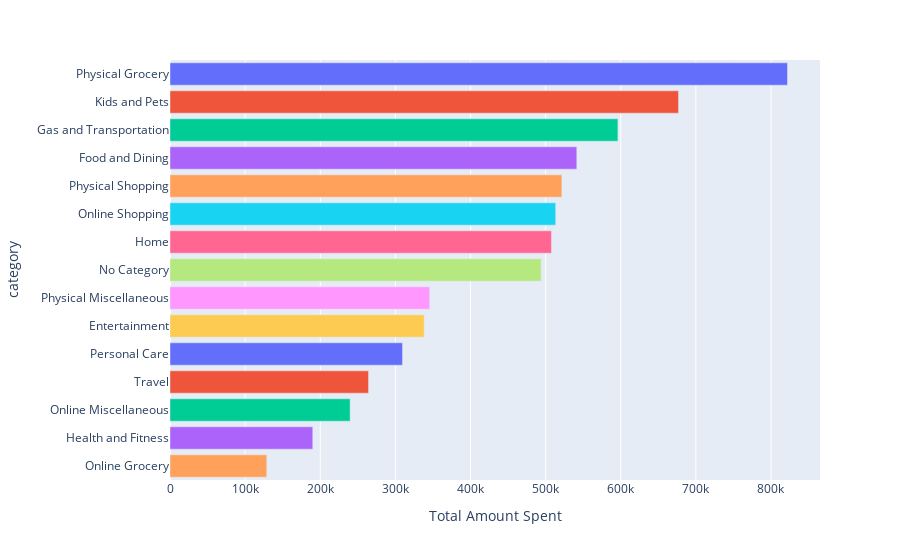

This figure's notebook cell:
### Code cell
cat_sum = df.groupby('category')['amt'].sum().sort_values(ascending=False).to_frame("total").reset_index()
cat_sum['category'] = cat_sum['category'].map(category_names)

fig = px.bar(cat_sum, x='total', y='category', color='category',
             labels={"total": "Total Amount Spent"})
fig.update_layout(showlegend=False)
fig.show()

### Figure 1 — Plotly figure (JSON) as saved in the notebook; plotly's stock layout.template omitted (floating-point values rounded to 4 significant figures)
{"data": [{"alignmentgroup": "True", "hovertemplate": "category=%{y}<br>Total Amount Spent=%{x}<extra></extra>", "legendgroup": "Physical Grocery", "marker": {"color": "#636efa", "pattern": {"shape": ""}}, "name": "Physical Grocery", "offsetgroup": "Physical Grocery", "orientation": "h", "showlegend": true, "textposition": "auto", "type": "bar", "x": [822000.0], "xaxis": "x", "y": ["Physical Grocery"], "yaxis": "y"}, {"alignmentgroup": "True", "hovertemplate": "category=%{y}<br>Total Amount Spent=%{x}<extra></extra>", "legendgroup": "Kids and Pets", "marker": {"color": "#EF553B", "pattern": {"shape": ""}}, "name": "Kids and Pets", "offsetgroup": "Kids and Pets", "orientation": "h", "showlegend": true, "textposition": "auto", "type": "bar", "x": [676900.0], "xaxis": "x", "y": ["Kids and Pets"], "yaxis": "y"}, {"alignmentgroup": "True", "hovertemplate": "category=%{y}<br>Total Amount Spent=%{x}<extra></extra>", "legendgroup": "Gas and Transportation", "marker": {"color": "#00cc96", "pattern": {"shape": ""}}, "name": "Gas and Transportation", "offsetgroup": "Gas and Transportation", "orientation": "h", "showlegend": true, "textposition": "auto", "type": "bar", "x": [596300.0], "xaxis": "x", "y": ["Gas and Transportation"], "yaxis": "y"}, {"alignmentgroup": "True", "hovertemplate": "category=%{y}<br>Total Amount Spent=%{x}<extra></extra>", "legendgroup": "Food and Dining", "marker": {"color": "#ab63fa", "pattern": {"shape": ""}}, "name": "Food and Dining", "offsetgroup": "Food and Dining", "orientation": "h", "showlegend": true, "textposition": "auto", "type": "bar", "x": [541500.0], "xaxis": "x", "y": ["Food and Dining"], "yaxis": "y"}, {"alignmentgroup": "True", "hovertemplate": "category=%{y}<br>Total Amount Spent=%{x}<extra></extra>", "legendgroup": "Physical Shopping", "marker": {"color": "#FFA15A", "pattern": {"shape": ""}}, "name": "Physical Shopping", "offsetgroup": "Physical Shopping", "orientation": "h", "showlegend": true, "textposition": "auto", "type": "bar", "x": [521600.0], "xaxis": "x", "y": ["Physical Shopping"], "yaxis": "y"}, {"alignmentgroup": "True", "hovertemplate": "category=%{y}<br>Total Amount Spent=%{x}<extra></extra>", "legendgroup": "Online Shopping", "marker": {"color": "#19d3f3", "pattern": {"shape": ""}}, "name": "Online Shopping", "offsetgroup": "Online Shopping", "orientation": "h", "showlegend": true, "textposition": "auto", "type": "bar", "x": [513400.0], "xaxis": "x", "y": ["Online Shopping"], "yaxis": "y"}, {"alignmentgroup": "True", "hovertemplate": "category=%{y}<br>Total Amount Spent=%{x}<extra></extra>", "legendgroup": "Home", "marker": {"color": "#FF6692", "pattern": {"shape": ""}}, "name": "Home", "offsetgroup": "Home", "orientation": "h", "showlegend": true, "textposition": "auto", "type": "bar", "x": [507800.0], "xaxis": "x", "y": ["Home"], "yaxis": "y"}, {"alignmentgroup": "True", "hovertemplate": "category=%{y}<br>Total Amount Spent=%{x}<extra></extra>", "legendgroup": "No Category", "marker": {"color": "#B6E880", "pattern": {"shape": ""}}, "name": "No Category", "offsetgroup": "No Category", "orientation": "h", "showlegend": true, "textposition": "auto", "type": "bar", "x": [494000.0], "xaxis": "x", "y": ["No Category"], "yaxis": "y"}, {"alignmentgroup": "True", "hovertemplate": "category=%{y}<br>Total Amount Spent=%{x}<extra></extra>", "legendgroup": "Physical Miscellaneous", "marker": {"color": "#FF97FF", "pattern": {"shape": ""}}, "name": "Physical Miscellaneous", "offsetgroup": "Physical Miscellaneous", "orientation": "h", "showlegend": true, "textposition": "auto", "type": "bar", "x": [345700.0], "xaxis": "x", "y": ["Physical Miscellaneous"], "yaxis": "y"}, {"alignmentgroup": "True", "hovertemplate": "category=%{y}<br>Total Amount Spent=%{x}<extra></extra>", "legendgroup": "Entertainment", "marker": {"color": "#FECB52", "pattern": {"shape": ""}}, "name": "Entertainment", "offsetgroup": "Entertainment", "orientation": "h", "showlegend": true, "textposition": "auto", "type": "bar", "x": [338400.0], "xaxis": "x", "y": ["Entertainment"], "yaxis": "y"}, {"alignmentgroup": "True", "hovertemplate": "category=%{y}<br>Total Amount Spent=%{x}<extra></extra>", "legendgroup": "Personal Care", "marker": {"color": "#636efa", "pattern": {"shape": ""}}, "name": "Personal Care", "offsetgroup": "Personal Care", "orientation": "h", "showlegend": true, "textposition": "auto", "type": "bar", "x": [309500.0], "xaxis": "x", "y": ["Personal Care"], "yaxis": "y"}, {"alignmentgroup": "True", "hovertemplate": "category=%{y}<br>Total Amount Spent=%{x}<extra></extra>", "legendgroup": "Travel", "marker": {"color": "#EF553B", "pattern": {"shape": ""}}, "name": "Travel", "offsetgroup": "Travel", "orientation": "h", "showlegend": true, "textposition": "auto", "type": "bar", "x": [264300.0], "xaxis": "x", "y": ["Travel"], "yaxis": "y"}, {"alignmentgroup": "True", "hovertemplate": "category=%{y}<br>Total Amount Spent=%{x}<extra></extra>", "legendgroup": "Online Miscellaneous", "marker": {"color": "#00cc96", "pattern": {"shape": ""}}, "name": "Online Miscellaneous", "offsetgroup": "Online Miscellaneous", "orientation": "h", "showlegend": true, "textposition": "auto", "type": "bar", "x": [239800.0], "xaxis": "x", "y": ["Online Miscellaneous"], "yaxis": "y"}, {"alignmentgroup": "True", "hovertemplate": "category=%{y}<br>Total Amount Spent=%{x}<extra></extra>", "legendgroup": "Health and Fitness", "marker": {"color": "#ab63fa", "pattern": {"shape": ""}}, "name": "Health and Fitness", "offsetgroup": "Health and Fitness", "orientation": "h", "showlegend": true, "textposition": "auto", "type": "bar", "x": [190100.0], "xaxis": "x", "y": ["Health and Fitness"], "yaxis": "y"}, {"alignmentgroup": "True", "hovertemplate": "category=%{y}<br>Total Amount Spent=%{x}<extra></extra>", "legendgroup": "Online Grocery", "marker": {"color": "#FFA15A", "pattern": {"shape": ""}}, "name": "Online Grocery", "offsetgroup": "Online Grocery", "orientation": "h", "showlegend": true, "textposition": "auto", "type": "bar", "x": [128822], "xaxis": "x", "y": ["Online Grocery"], "yaxis": "y"}], "layout": {"barmode": "relative", "legend": {"title": {"text": "category"}, "tracegroupgap": 0}, "margin": {"t": 60}, "showlegend": false, "xaxis": {"anchor": "y", "domain": [0, 1], "title": {"text": "Total Amount Spent"}}, "yaxis": {"anchor": "x", "categoryarray": ["Online Grocery", "Health and Fitness", "Online Miscellaneous", "Travel", "Personal Care", "Entertainment", "Physical Miscellaneous", "No Category", "Home", "Online Shopping", "Physical Shopping", "Food and Dining", "Gas and Transportation", "Kids and Pets", "Physical Grocery"], "categoryorder": "array", "domain": [0, 1], "title": {"text": "category"}}}}
